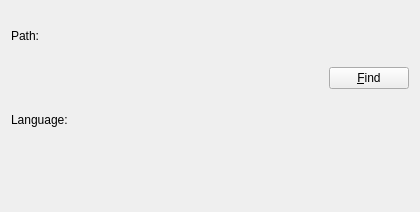
<ui version="4.0" >
 <class>SpellConfigBase</class>
 <widget class="QWidget" name="SpellConfigBase" >
  <property name="geometry" >
   <rect>
    <x>0</x>
    <y>0</y>
    <width>420</width>
    <height>212</height>
   </rect>
  </property>
  <property name="windowTitle" >
   <string>Form1</string>
  </property>
  <layout class="QGridLayout" >
   <property name="margin" >
    <number>11</number>
   </property>
   <property name="spacing" >
    <number>6</number>
   </property>
   <item row="0" column="0" >
    <widget class="QLabel" name="lblPath" >
     <property name="text" >
      <string>Path:</string>
     </property>
     <property name="alignment" >
      <set>Qt::AlignRight|Qt::AlignTrailing|Qt::AlignVCenter</set>
     </property>
     <property name="wordWrap" >
      <bool>false</bool>
     </property>
    </widget>
   </item>
   <item row="1" column="0" colspan="2" >
    <layout class="QHBoxLayout" >
     <property name="margin" >
      <number>0</number>
     </property>
     <property name="spacing" >
      <number>6</number>
     </property>
     <item>
      <widget class="LinkLabel" native="1" name="lnkAspell" >
       <property name="sizePolicy" >
        <sizepolicy>
         <hsizetype>7</hsizetype>
         <vsizetype>1</vsizetype>
         <horstretch>0</horstretch>
         <verstretch>0</verstretch>
        </sizepolicy>
       </property>
      </widget>
     </item>
     <item>
      <widget class="QPushButton" name="btnFind" >
       <property name="text" >
        <string>&amp;Find</string>
       </property>
      </widget>
     </item>
    </layout>
   </item>
   <item row="0" column="1" >
    <widget class="EditFile" native="1" name="edtPath" >
     <property name="sizePolicy" >
      <sizepolicy>
       <hsizetype>7</hsizetype>
       <vsizetype>5</vsizetype>
       <horstretch>0</horstretch>
       <verstretch>0</verstretch>
      </sizepolicy>
     </property>
    </widget>
   </item>
   <item row="3" column="0" colspan="2" >
    <widget class="ListView" native="1" name="lstLang" />
   </item>
   <item row="2" column="0" colspan="2" >
    <widget class="QLabel" name="lblLang" >
     <property name="text" >
      <string>Language:</string>
     </property>
     <property name="alignment" >
      <set>Qt::AlignLeading|Qt::AlignLeft|Qt::AlignVCenter</set>
     </property>
     <property name="wordWrap" >
      <bool>false</bool>
     </property>
    </widget>
   </item>
  </layout>
 </widget>
 <customwidgets>
  <customwidget>
   <class>EditFile</class>
   <extends>QWidget</extends>
   <header>editfile.h</header>
  </customwidget>
  <customwidget>
   <class>ListView</class>
   <extends>QWidget</extends>
   <header>listview.h</header>
  </customwidget>
  <customwidget>
   <class>LinkLabel</class>
   <extends>QWidget</extends>
   <header>linklabel.h</header>
  </customwidget>
 </customwidgets>
 <resources/>
 <connections/>
</ui>
